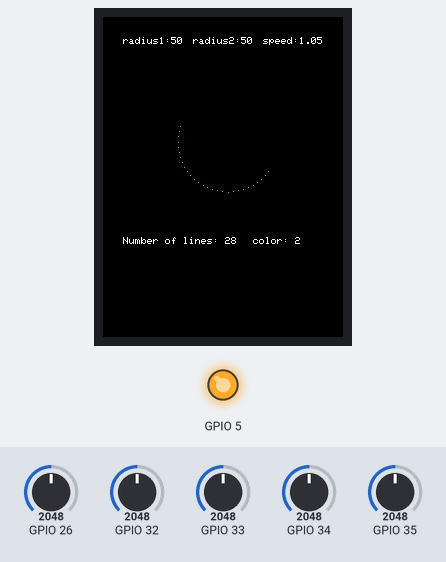
This sketch was run on a simulated ESP32. Shown: 240×320 colour display, output pins drawn as LEDs (lit = HIGH). The test bench sets the inputs (shaded band); at power-on: GPIO 33 = 2048, GPIO 26 = 2048, GPIO 32 = 2048, GPIO 34 = 2048, GPIO 35 = 2048.

Above: at 1.4 s.
1.5 s: GPIO 33 set to 1638
At 3.21 s:
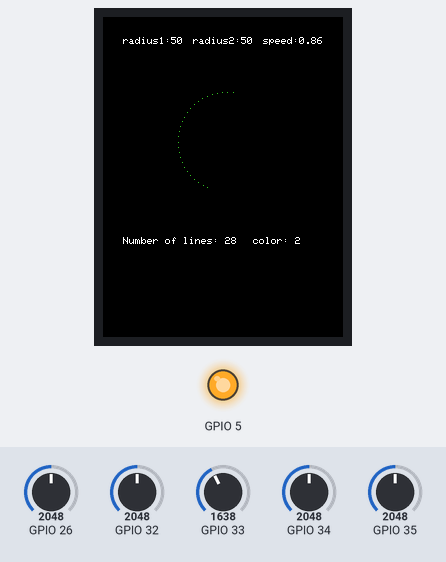
4.1 s: GPIO 33 set to 1569
6.0 s: GPIO 26 set to 2017
At 7.3 s:
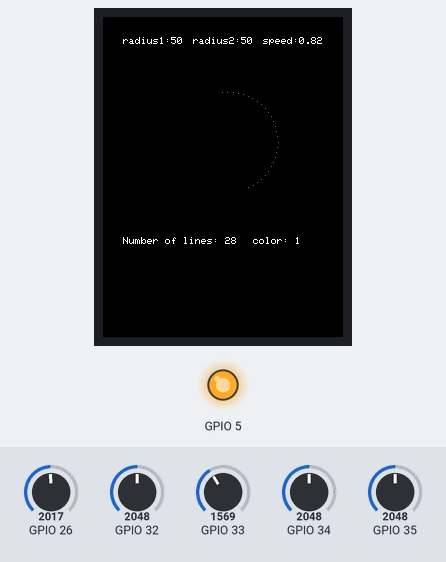
8.1 s: GPIO 32 set to 122
10.2 s: GPIO 34 set to 2866
At 11.3 s:
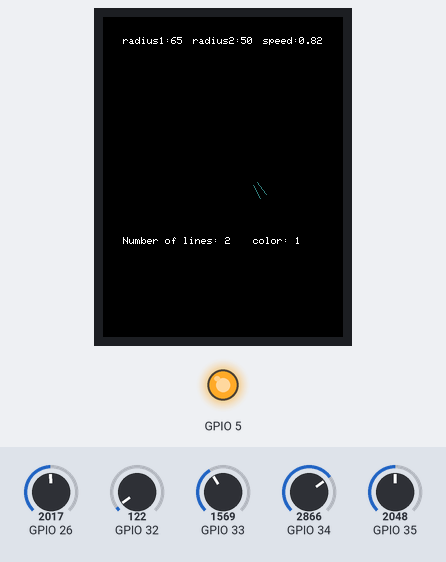
13.0 s: GPIO 35 set to 1228
At 13.99 s:
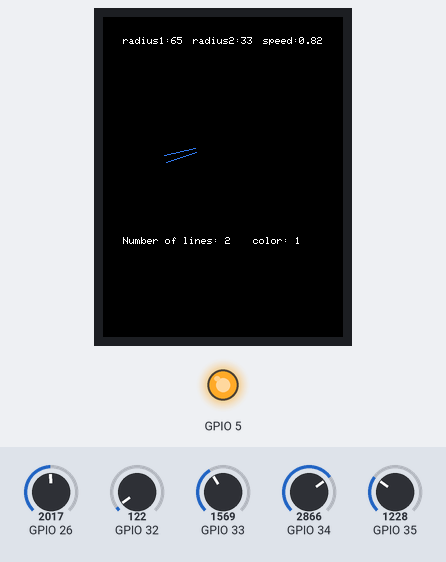

The sketch:

rotating.ino
```cpp
#include <TFT_eSPI.h>
TFT_eSPI tft = TFT_eSPI();
TFT_eSprite img = TFT_eSprite(&tft);

double rad=0.01745;
float x[95][60];
float y[95][60];

int colors[5]={0x7F1B,0x33F8,0x3617,0x9939,0xB139};
int chosen=0; //chosen color

float px[95][60];
float py[95][60];

int sx=105;
int sy=105;
int r=80;
int dif=30;

const int pwmFreq = 5000;
const int pwmResolution = 8;
const int pwmLedChannelTFT = 0;
int brightnes=255;

void setup() {
  tft.init();
  tft.fillScreen(TFT_BLACK);

  ledcSetup(pwmLedChannelTFT, pwmFreq, pwmResolution);
  ledcAttachPin(5, pwmLedChannelTFT);
  ledcWrite(pwmLedChannelTFT, brightnes);

  img.createSprite(210,210);
  for(int j=0;j<95;j++)
  for(int i=0;i<60;i++)
    {
       x[j][i]=(j*cos(rad*i*6))+sx;
       y[j][i]=(j*sin(rad*i*6))+sy;
       px[j][i]=(j*cos(rad*i*6))+sx;
       py[j][i]=(j*sin(rad*i*6))+sy;

    }
}
float rot=0;
int num=1;
float spe=0;
void loop() {


  rot=rot+spe;
  if(rot>59)
  rot=0;
  img.fillSprite(TFT_BLACK);
  r=map(analogRead(34),0,4095,10,90);
  num=map(analogRead(32),0,4095,1,55);
  dif=map(analogRead(35),0,4095,10,90);
  spe=map(analogRead(33),0,4095,10,200)*0.01;
  chosen=map(analogRead(26),0,4095,0,4);
  img.drawString("radius1:"+String(r),0,0);
  img.drawString("radius2:"+String(dif),70,0);
  img.drawString("speed:"+String(spe),140,0);
  img.drawString("Number of lines: "+String(num),0,200);
  img.drawString("color: "+String(chosen),130,200);
  for(int i=0;i<num;i++)
  if((i+(int)rot)<60)
  img.drawLine(x[r][i+(int)rot],y[r][i+(int)rot],px[dif][i+(int)rot],py[dif][i+(int)rot],colors[chosen]-(int)rot);
  else
  img.drawLine(x[r][(i+(int)rot)-60],y[r][(i+(int)rot)-60],px[dif][(i+(int)rot)-60],py[dif][(i+(int)rot)-60],colors[chosen]-(int)rot);
  img.pushSprite(20,20);

}
```

Measured:
- the behaviour switches between 2048 and 2047 on GPIO 26 (found by bisection; images 1 and 2)
- after the input at 10.2 s, the display: first changes after 0.22 s (image 3 shows a later state)
- after the input at 13.0 s, the display: first changes after 0.38 s (image 4 shows a later state)
